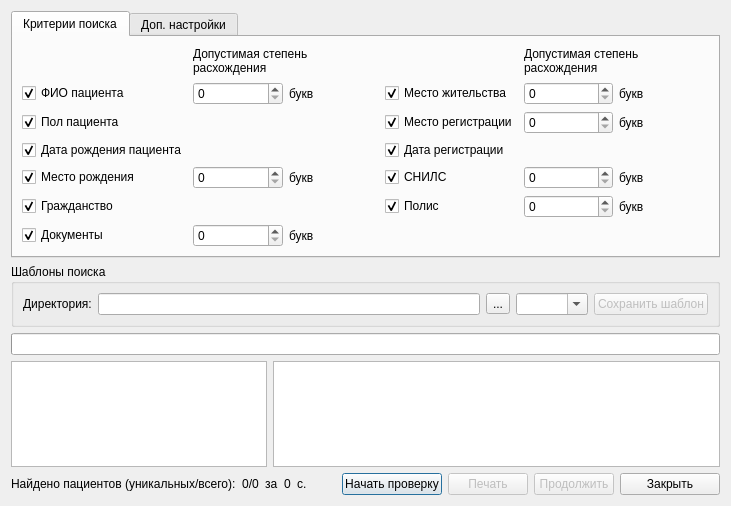
<?xml version="1.0" encoding="UTF-8"?>
<ui version="4.0">
 <class>LogicalControlDoubles</class>
 <widget class="QDialog" name="LogicalControlDoubles">
  <property name="geometry">
   <rect>
    <x>0</x>
    <y>0</y>
    <width>731</width>
    <height>506</height>
   </rect>
  </property>
  <property name="windowTitle">
   <string>Контроль двойников</string>
  </property>
  <layout class="QGridLayout" name="gridLayout_2">
   <item row="4" column="8">
    <widget class="QPushButton" name="btnBeginCheck">
     <property name="sizePolicy">
      <sizepolicy hsizetype="Fixed" vsizetype="Fixed">
       <horstretch>0</horstretch>
       <verstretch>0</verstretch>
      </sizepolicy>
     </property>
     <property name="minimumSize">
      <size>
       <width>100</width>
       <height>0</height>
      </size>
     </property>
     <property name="text">
      <string>Начать проверку</string>
     </property>
    </widget>
   </item>
   <item row="4" column="11">
    <widget class="QPushButton" name="btnEndCheck">
     <property name="sizePolicy">
      <sizepolicy hsizetype="Fixed" vsizetype="Fixed">
       <horstretch>0</horstretch>
       <verstretch>0</verstretch>
      </sizepolicy>
     </property>
     <property name="minimumSize">
      <size>
       <width>100</width>
       <height>0</height>
      </size>
     </property>
     <property name="text">
      <string>Закрыть</string>
     </property>
    </widget>
   </item>
   <item row="2" column="0" colspan="12">
    <widget class="CProgressBar" name="prbControlDoubles"/>
   </item>
   <item row="4" column="10">
    <widget class="QPushButton" name="btnContinue">
     <property name="enabled">
      <bool>false</bool>
     </property>
     <property name="text">
      <string>Продолжить</string>
     </property>
    </widget>
   </item>
   <item row="1" column="0" colspan="12">
    <widget class="QGroupBox" name="gbSearchTemplates">
     <property name="title">
      <string>Шаблоны поиска</string>
     </property>
     <layout class="QGridLayout" name="gridLayout_3">
      <item row="0" column="0">
       <widget class="QLabel" name="lblTemplateDir">
        <property name="text">
         <string>Директория:</string>
        </property>
       </widget>
      </item>
      <item row="0" column="1">
       <widget class="QLineEdit" name="edtTemplateDir">
        <property name="readOnly">
         <bool>true</bool>
        </property>
       </widget>
      </item>
      <item row="0" column="2">
       <widget class="QToolButton" name="btnTemplateDirBrowse">
        <property name="text">
         <string>...</string>
        </property>
       </widget>
      </item>
      <item row="0" column="3">
       <widget class="QComboBox" name="cmbTemplateName">
        <property name="editable">
         <bool>true</bool>
        </property>
       </widget>
      </item>
      <item row="0" column="4">
       <widget class="QPushButton" name="btnSaveTemplate">
        <property name="enabled">
         <bool>false</bool>
        </property>
        <property name="text">
         <string>Сохранить шаблон</string>
        </property>
       </widget>
      </item>
     </layout>
    </widget>
   </item>
   <item row="0" column="0" colspan="12">
    <widget class="QTabWidget" name="tabWidget">
     <property name="sizePolicy">
      <sizepolicy hsizetype="Expanding" vsizetype="Maximum">
       <horstretch>0</horstretch>
       <verstretch>0</verstretch>
      </sizepolicy>
     </property>
     <property name="currentIndex">
      <number>0</number>
     </property>
     <widget class="QWidget" name="tabFilters">
      <attribute name="title">
       <string>Критерии поиска</string>
      </attribute>
      <layout class="QGridLayout" name="gridLayout">
       <item row="2" column="5">
        <widget class="QLabel" name="lblComparisonPrecisionUnit_6">
         <property name="text">
          <string>букв</string>
         </property>
        </widget>
       </item>
       <item row="1" column="2">
        <widget class="QLabel" name="lblComparisonPrecisionUnit">
         <property name="text">
          <string>букв</string>
         </property>
        </widget>
       </item>
       <item row="0" column="1" colspan="2">
        <widget class="QLabel" name="lblPermisibleComparsonPrecision">
         <property name="text">
          <string>Допустимая степень расхождения</string>
         </property>
         <property name="wordWrap">
          <bool>true</bool>
         </property>
        </widget>
       </item>
       <item row="1" column="0">
        <widget class="QCheckBox" name="chkName">
         <property name="text">
          <string>ФИО пациента</string>
         </property>
         <property name="checked">
          <bool>true</bool>
         </property>
        </widget>
       </item>
       <item row="1" column="1">
        <widget class="QSpinBox" name="spbNameComparisonPrecision"/>
       </item>
       <item row="1" column="4">
        <widget class="QSpinBox" name="spbLocAddressComparisonPrecision"/>
       </item>
       <item row="1" column="3">
        <widget class="QCheckBox" name="chkLocAddress">
         <property name="text">
          <string>Место жительства</string>
         </property>
         <property name="checked">
          <bool>true</bool>
         </property>
        </widget>
       </item>
       <item row="1" column="5">
        <widget class="QLabel" name="lblComparisonPrecisionUnit_5">
         <property name="text">
          <string>букв</string>
         </property>
        </widget>
       </item>
       <item row="5" column="3">
        <widget class="QCheckBox" name="chkPolicy">
         <property name="text">
          <string>Полис</string>
         </property>
         <property name="checked">
          <bool>true</bool>
         </property>
        </widget>
       </item>
       <item row="6" column="2">
        <widget class="QLabel" name="lblComparisonPrecisionUnit_4">
         <property name="text">
          <string>букв</string>
         </property>
        </widget>
       </item>
       <item row="4" column="0">
        <widget class="QCheckBox" name="chkBirthPlace">
         <property name="text">
          <string>Место рождения</string>
         </property>
         <property name="checked">
          <bool>true</bool>
         </property>
        </widget>
       </item>
       <item row="3" column="3">
        <widget class="QCheckBox" name="chkCreateDate">
         <property name="text">
          <string>Дата регистрации</string>
         </property>
         <property name="checked">
          <bool>true</bool>
         </property>
        </widget>
       </item>
       <item row="3" column="0">
        <widget class="QCheckBox" name="chkBirthDate">
         <property name="text">
          <string>Дата рождения пациента</string>
         </property>
         <property name="checked">
          <bool>true</bool>
         </property>
        </widget>
       </item>
       <item row="5" column="4">
        <widget class="QSpinBox" name="spbPolicyComparisonPrecision"/>
       </item>
       <item row="4" column="5">
        <widget class="QLabel" name="lblComparisonPrecisionUnit_7">
         <property name="text">
          <string>букв</string>
         </property>
        </widget>
       </item>
       <item row="4" column="4">
        <widget class="QSpinBox" name="spbSNILSComparisonPrecision"/>
       </item>
       <item row="5" column="5">
        <widget class="QLabel" name="lblComparisonPrecisionUnit_8">
         <property name="text">
          <string>букв</string>
         </property>
        </widget>
       </item>
       <item row="4" column="2">
        <widget class="QLabel" name="lblComparisonPrecisionUnit_2">
         <property name="text">
          <string>букв</string>
         </property>
        </widget>
       </item>
       <item row="4" column="1">
        <widget class="QSpinBox" name="spbBirthPlaceComparisonPrecision"/>
       </item>
       <item row="5" column="0">
        <widget class="QCheckBox" name="chkCitizenship">
         <property name="text">
          <string>Гражданство</string>
         </property>
         <property name="checked">
          <bool>true</bool>
         </property>
        </widget>
       </item>
       <item row="4" column="3">
        <widget class="QCheckBox" name="chkSNILS">
         <property name="text">
          <string>СНИЛС</string>
         </property>
         <property name="checked">
          <bool>true</bool>
         </property>
        </widget>
       </item>
       <item row="2" column="4">
        <widget class="QSpinBox" name="spbRegAddressComparisonPrecision"/>
       </item>
       <item row="2" column="3">
        <widget class="QCheckBox" name="chkRegAddress">
         <property name="text">
          <string>Место регистрации</string>
         </property>
         <property name="checked">
          <bool>true</bool>
         </property>
        </widget>
       </item>
       <item row="2" column="0">
        <widget class="QCheckBox" name="chkSex">
         <property name="text">
          <string>Пол пациента</string>
         </property>
         <property name="checked">
          <bool>true</bool>
         </property>
        </widget>
       </item>
       <item row="6" column="1">
        <widget class="QSpinBox" name="spbDocumentComparisonPrecision"/>
       </item>
       <item row="0" column="4" colspan="2">
        <widget class="QLabel" name="lblPermisibleComparsonPrecisionCol2">
         <property name="text">
          <string>Допустимая степень расхождения</string>
         </property>
         <property name="wordWrap">
          <bool>true</bool>
         </property>
        </widget>
       </item>
       <item row="6" column="0">
        <widget class="QCheckBox" name="chkDocuments">
         <property name="text">
          <string>Документы</string>
         </property>
         <property name="checked">
          <bool>true</bool>
         </property>
        </widget>
       </item>
      </layout>
     </widget>
     <widget class="QWidget" name="tabSettings">
      <attribute name="title">
       <string>Доп. настройки</string>
      </attribute>
      <layout class="QGridLayout" name="gridLayout_4">
       <item row="0" column="0">
        <widget class="QCheckBox" name="chkOneQueryByClient">
         <property name="text">
          <string>Отдельный запрос для каждого пациента</string>
         </property>
        </widget>
       </item>
       <item row="1" column="0">
        <spacer name="verticalSpacer">
         <property name="orientation">
          <enum>Qt::Vertical</enum>
         </property>
         <property name="sizeHint" stdset="0">
          <size>
           <width>20</width>
           <height>40</height>
          </size>
         </property>
        </spacer>
       </item>
      </layout>
     </widget>
    </widget>
   </item>
   <item row="3" column="0">
    <widget class="CTableView" name="tblBaseClient">
     <property name="sizePolicy">
      <sizepolicy hsizetype="Preferred" vsizetype="Expanding">
       <horstretch>0</horstretch>
       <verstretch>0</verstretch>
      </sizepolicy>
     </property>
     <property name="selectionMode">
      <enum>QAbstractItemView::SingleSelection</enum>
     </property>
     <property name="selectionBehavior">
      <enum>QAbstractItemView::SelectRows</enum>
     </property>
    </widget>
   </item>
   <item row="3" column="1" colspan="11">
    <widget class="CTableView" name="tblDuplicateClient">
     <property name="selectionMode">
      <enum>QAbstractItemView::SingleSelection</enum>
     </property>
     <property name="selectionBehavior">
      <enum>QAbstractItemView::SelectRows</enum>
     </property>
    </widget>
   </item>
   <item row="4" column="0" colspan="7">
    <layout class="QHBoxLayout" name="horizontalLayout">
     <item>
      <widget class="QLabel" name="label">
       <property name="text">
        <string>Найдено пациентов (уникальных/всего):</string>
       </property>
      </widget>
     </item>
     <item>
      <widget class="QLabel" name="lblCountRecords">
       <property name="text">
        <string>0/0</string>
       </property>
       <property name="alignment">
        <set>Qt::AlignCenter</set>
       </property>
      </widget>
     </item>
     <item>
      <widget class="QLabel" name="label_2">
       <property name="text">
        <string>за</string>
       </property>
      </widget>
     </item>
     <item>
      <widget class="QLabel" name="lblElapsedTime">
       <property name="text">
        <string>0</string>
       </property>
      </widget>
     </item>
     <item>
      <widget class="QLabel" name="label_4">
       <property name="text">
        <string>c.</string>
       </property>
      </widget>
     </item>
     <item>
      <spacer name="horizontalSpacer">
       <property name="orientation">
        <enum>Qt::Horizontal</enum>
       </property>
       <property name="sizeHint" stdset="0">
        <size>
         <width>40</width>
         <height>20</height>
        </size>
       </property>
      </spacer>
     </item>
    </layout>
   </item>
   <item row="4" column="9">
    <widget class="QPushButton" name="btnPrint">
     <property name="enabled">
      <bool>false</bool>
     </property>
     <property name="text">
      <string>Печать</string>
     </property>
    </widget>
   </item>
  </layout>
 </widget>
 <customwidgets>
  <customwidget>
   <class>CTableView</class>
   <extends>QTableView</extends>
   <header>library/TableView.h</header>
  </customwidget>
  <customwidget>
   <class>CProgressBar</class>
   <extends>QProgressBar</extends>
   <header>library/ProgressBar.h</header>
  </customwidget>
 </customwidgets>
 <tabstops>
  <tabstop>chkSex</tabstop>
  <tabstop>chkBirthDate</tabstop>
  <tabstop>chkPolicy</tabstop>
  <tabstop>btnBeginCheck</tabstop>
  <tabstop>btnEndCheck</tabstop>
 </tabstops>
 <resources/>
 <connections/>
</ui>
